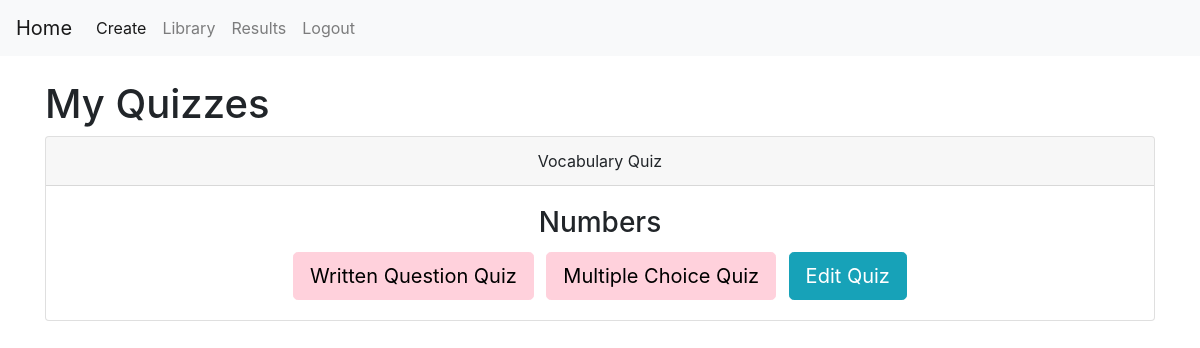
The page /library (signed in) on the database as committed earlier.
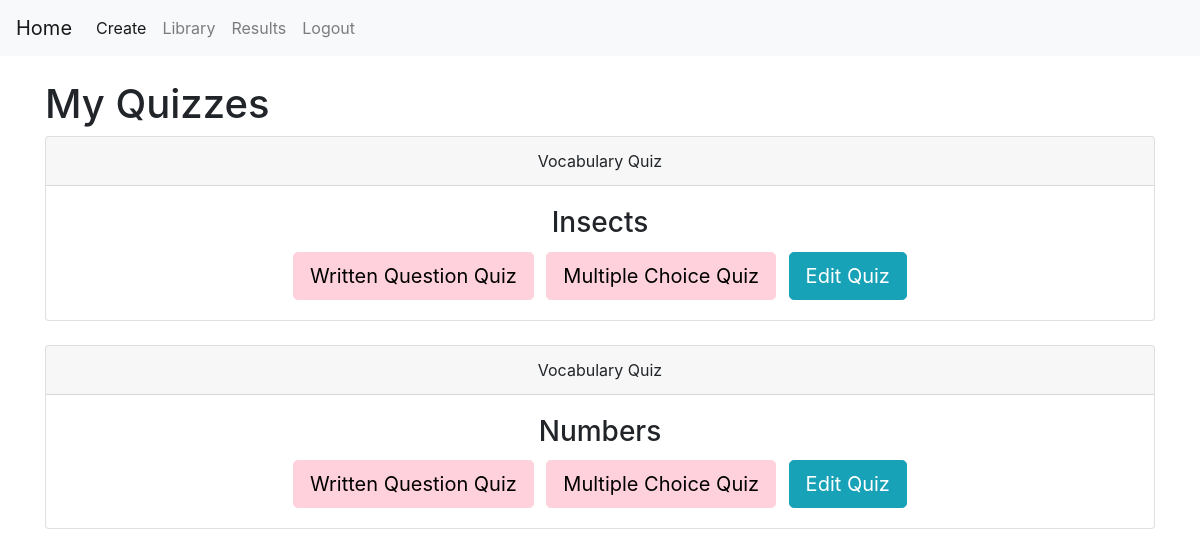
The same page on the database as committed later.
### tables this page shows
CREATE TABLE quizzes (
        quiz_id INTEGER PRIMARY KEY AUTOINCREMENT,
        quiz_name TEXT NOT NULL,
        user_id INTEGER NOT NULL
        );

### flask-project/app.py (the view)
@app.route("/library")
def library():
    if "user_id" not in session:
        return redirect("/login")
    connection = sqlite3.connect("database.db")
    cursor = connection.cursor()
    cursor.execute(
        """
        SELECT quiz_id, quiz_name
        FROM quizzes
        WHERE user_id = ?
        ORDER BY quiz_id DESC
        """,
        (session["user_id"],)
    )
    quizzes = cursor.fetchall()
    connection.close()
    return render_template("library.html", quizzes=quizzes)

### flask-project/templates/library.html (shortened to what this page needs)
{% extends "base.html" %}
{% block content %}
<h1>My Quizzes</h1>
{% for quiz in quizzes %}
<div class="card text-center mb-4">
    <div class="card-header">
        Vocabulary Quiz
    </div>
    <div class="card-body">
        <h3 class="card-title">
            {{ quiz[1] }}
        </h3>
        <a href="/written_quiz/{{ quiz[0] }}"
        class="btn btn-pink btn-lg mr-2">
        Written Question Quiz
        </a>
        <a href="/multiple_choice_quiz/{{ quiz[0] }}"
        class="btn btn-pink btn-lg mr-2">
        Multiple Choice Quiz
        </a>
        <a href="/edit_quiz/{{ quiz[0] }}"
        class="btn btn-info btn-lg">
        Edit Quiz
        </a>
    </div>
</div>
{% endfor %}
{% endblock %}

### flask-project/templates/base.html (shortened to what this page needs)
<!DOCTYPE html>
<html>
<head>
    <link rel="stylesheet" href="https://cdn.jsdelivr.net/npm/bootstrap@4.3.1/dist/css/bootstrap.min.css">
</head>
<body>
    <nav class="navbar navbar-expand-lg navbar-light bg-light">
        <a class="navbar-brand" href="/dashboard">Home</a>
        <div class="collapse navbar-collapse" id="navbarNavDropdown">
            <ul class="navbar-nav">
                <li class="nav-item active">
                    <a class="nav-link" href="/create">Create <span class="sr-only">(current)</span></a>
                </li>
                <li class="nav-item">
                    <a class="nav-link" href="/library">Library</a>
                </li>
                <li class="nav-item">
                    <a class="nav-link" href="/results">Results</a>
                </li>
                <li class="nav-item">
                    <a class="nav-link" href="/logout">Logout</a>
                </li>
            </ul>
        </div>
    </nav>
    <div class="container mt-4">
        {% block content %}
        {% endblock %}
    </div>
</body>
</html>

### flask-project/templates/base.html (style rules this page uses)
.btn-pink { background-color: #ffd1dc; color: black; border: 1px solid #ffd1dc; }

Rows that differ between the two databases and show on the page:
added quizzes: quiz_name "Insects"
